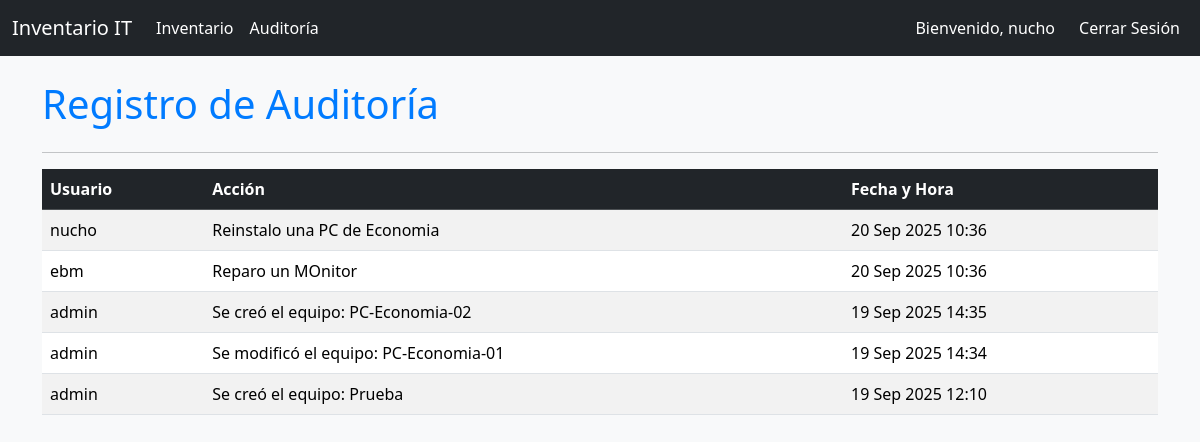
Page /bitacora/auditoria/ (signed in) on the committed database.
### bitacora/models.py (models this page shows, shortened)
class Auditoria(models.Model):
    usuario = models.ForeignKey(User, on_delete=models.SET_NULL, null=True)
    accion = models.CharField(max_length=255, help_text="Descripción de la acción realizada (ej. 'Creación de equipo', 'Modificación de bitácora').")
    fecha = models.DateTimeField(auto_now_add=True)

### bitacora/views.py (the view)
# urls.py: path('auditoria/', views.lista_auditoria, name='lista_auditoria'),
@login_required
def lista_auditoria(request):
    registros_auditoria = Auditoria.objects.all().order_by('-fecha')
    return render(request, 'bitacora/lista_auditoria.html', {'registros': registros_auditoria})

### templates/bitacora/lista_auditoria.html (shortened to what this page needs)
{% extends 'base.html' %}
{% block content %}
    <h1 class="mb-4">Registro de Auditoría</h1>
    <hr>
    <div class="table-responsive">
        <table class="table table-striped table-hover">
            <thead class="table-dark">
                <tr>
                    <th>Usuario</th>
                    <th>Acción</th>
                    <th>Fecha y Hora</th>
                </tr>
            </thead>
            <tbody>
                {% for registro in registros %}
                    <tr>
                        <td>{{ registro.usuario.username }}</td>
                        <td>{{ registro.accion }}</td>
                        <td>{{ registro.fecha|date:"d M Y H:i" }}</td>
                    </tr>
                {% empty %}
                    <tr>
                        <td colspan="3" class="text-center">No hay registros de auditoría.</td>
                    </tr>
                {% endfor %}
            </tbody>
        </table>
    </div>
{% endblock %}

### templates/base.html (shortened to what this page needs)
<!DOCTYPE html>
<html lang="es">
<head>
    <link href="https://cdn.jsdelivr.net/npm/bootstrap@5.3.3/dist/css/bootstrap.min.css" rel="stylesheet">
</head>
<body>
    <nav class="navbar navbar-expand-lg navbar-dark bg-dark">
        <div class="container-fluid">
            <a class="navbar-brand" href="{% url 'dashboard' %}">Inventario IT</a>
            <div class="collapse navbar-collapse" id="navbarNav">
                <ul class="navbar-nav me-auto mb-2 mb-lg-0">
                    <li class="nav-item">
                        <a class="nav-link" href="{% url 'lista_equipos' %}">Inventario</a>
                    </li>
                    <li class="nav-item">
                        <a class="nav-link" href="{% url 'lista_auditoria' %}">Auditoría</a>
                    </li>
                </ul>
                <ul class="navbar-nav ms-auto">
                    {% if user.is_authenticated %}
                        <span class="navbar-text me-3">Bienvenido, {{ user.username }}</span>
                        <li class="nav-item">
                            <a class="nav-link" href="{% url 'logout' %}">Cerrar Sesión</a>
                        </li>
                    {% endif %}
                </ul>
            </div>
        </div>
    </nav>
    <div class="container mt-4">
        {% block content %}{% endblock %}
    </div>
</body>
</html>

### templates/base.html (style rules this page uses)
body { background-color: #f8f9fa; color: #212529; }
.navbar-text, .nav-link, a { color: #fff !important; }
.navbar-brand { color: #fff !important; }
.card-title-futuristic, .text-info, h1 { color: #007bff !important; }

### rows in the picture
Auditoria: usuario.username "nucho", accion "Reinstalo una PC de Economia", fecha "20 Sep 2025 10:36"
Auditoria: usuario.username "ebm", accion "Reparo un MOnitor", fecha "20 Sep 2025 10:36"
Auditoria: usuario.username "admin", accion "Se creó el equipo: PC-Economia-02", fecha "19 Sep 2025 14:35"
Auditoria: usuario.username "admin", accion "Se modificó el equipo: PC-Economia-01", fecha "19 Sep 2025 14:34"
Auditoria: usuario.username "admin", accion "Se creó el equipo: Prueba", fecha "19 Sep 2025 12:10"

### other values in the picture
{{ user.username }} "nucho"
